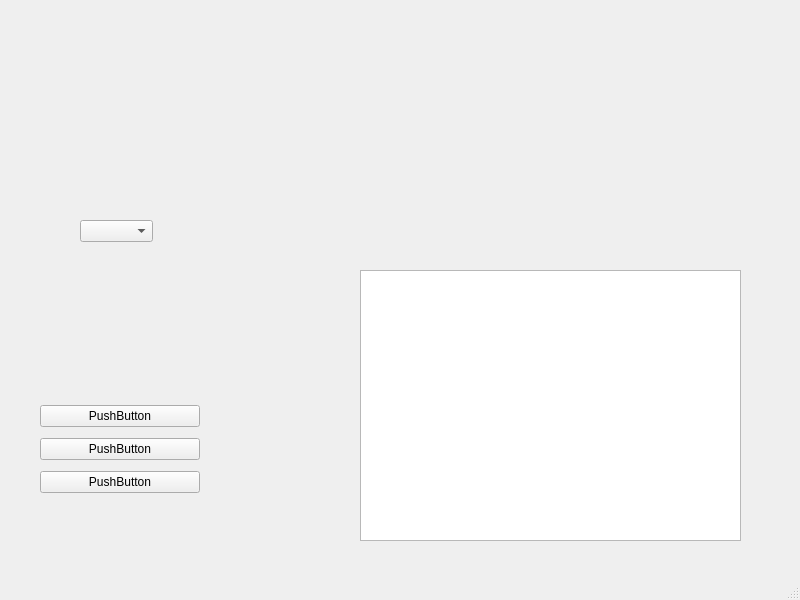
<?xml version="1.0" encoding="UTF-8"?>
<ui version="4.0">
 <class>MainWindow</class>
 <widget class="QMainWindow" name="MainWindow">
  <property name="geometry">
   <rect>
    <x>0</x>
    <y>0</y>
    <width>800</width>
    <height>600</height>
   </rect>
  </property>
  <property name="windowTitle">
   <string>MainWindow</string>
  </property>
  <widget class="QWidget" name="centralwidget">
   <widget class="QListView" name="listView">
    <property name="geometry">
     <rect>
      <x>360</x>
      <y>270</y>
      <width>381</width>
      <height>271</height>
     </rect>
    </property>
   </widget>
   <widget class="QWidget" name="verticalLayoutWidget">
    <property name="geometry">
     <rect>
      <x>40</x>
      <y>400</y>
      <width>160</width>
      <height>100</height>
     </rect>
    </property>
    <layout class="QVBoxLayout" name="verticalLayout">
     <item>
      <widget class="QPushButton" name="pushButton">
       <property name="text">
        <string>PushButton</string>
       </property>
      </widget>
     </item>
     <item>
      <widget class="QPushButton" name="pushButton_3">
       <property name="text">
        <string>PushButton</string>
       </property>
      </widget>
     </item>
     <item>
      <widget class="QPushButton" name="pushButton_2">
       <property name="text">
        <string>PushButton</string>
       </property>
      </widget>
     </item>
    </layout>
   </widget>
   <widget class="QComboBox" name="comboBox">
    <property name="geometry">
     <rect>
      <x>80</x>
      <y>220</y>
      <width>73</width>
      <height>22</height>
     </rect>
    </property>
   </widget>
  </widget>
  <widget class="QMenuBar" name="menubar">
   <property name="geometry">
    <rect>
     <x>0</x>
     <y>0</y>
     <width>800</width>
     <height>26</height>
    </rect>
   </property>
  </widget>
  <widget class="QStatusBar" name="statusbar"/>
 </widget>
 <resources/>
 <connections/>
</ui>
